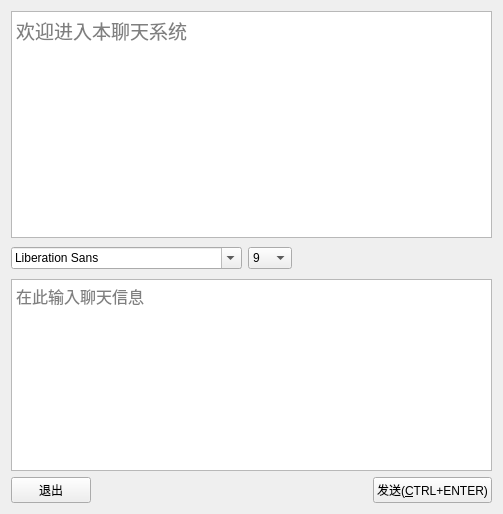
<?xml version="1.0" encoding="UTF-8"?>
<ui version="4.0">
 <class>Widget</class>
 <widget class="QWidget" name="Widget">
  <property name="geometry">
   <rect>
    <x>0</x>
    <y>0</y>
    <width>404</width>
    <height>514</height>
   </rect>
  </property>
  <property name="baseSize">
   <size>
    <width>0</width>
    <height>0</height>
   </size>
  </property>
  <property name="windowTitle">
   <string>聊天机器人客户端</string>
  </property>
  <layout class="QGridLayout" name="gridLayout" rowstretch="10,0,0,0">
   <item row="0" column="0" colspan="3">
    <widget class="QTextBrowser" name="messageBrowser">
     <property name="baseSize">
      <size>
       <width>0</width>
       <height>0</height>
      </size>
     </property>
     <property name="font">
      <font>
       <family>Waree</family>
       <pointsize>14</pointsize>
       <weight>9</weight>
       <italic>false</italic>
       <bold>false</bold>
      </font>
     </property>
     <property name="styleSheet">
      <string notr="true">
font: 75 14pt &quot;Waree&quot;;
color: rgb(0, 0, 0);</string>
     </property>
     <property name="placeholderText">
      <string>欢迎进入本聊天系统</string>
     </property>
    </widget>
   </item>
   <item row="1" column="0" colspan="3">
    <layout class="QHBoxLayout" name="horizontalLayout">
     <item>
      <widget class="QFontComboBox" name="fontComboBox"/>
     </item>
     <item>
      <widget class="QComboBox" name="sizeComboBox">
       <property name="currentIndex">
        <number>0</number>
       </property>
       <item>
        <property name="text">
         <string>9</string>
        </property>
       </item>
       <item>
        <property name="text">
         <string>10</string>
        </property>
       </item>
       <item>
        <property name="text">
         <string>11</string>
        </property>
       </item>
       <item>
        <property name="text">
         <string>12</string>
        </property>
       </item>
       <item>
        <property name="text">
         <string>13</string>
        </property>
       </item>
       <item>
        <property name="text">
         <string>14</string>
        </property>
       </item>
       <item>
        <property name="text">
         <string>15</string>
        </property>
       </item>
       <item>
        <property name="text">
         <string>16</string>
        </property>
       </item>
       <item>
        <property name="text">
         <string>17</string>
        </property>
       </item>
       <item>
        <property name="text">
         <string>18</string>
        </property>
       </item>
       <item>
        <property name="text">
         <string>19</string>
        </property>
       </item>
       <item>
        <property name="text">
         <string>20</string>
        </property>
       </item>
       <item>
        <property name="text">
         <string>21</string>
        </property>
       </item>
       <item>
        <property name="text">
         <string>22</string>
        </property>
       </item>
      </widget>
     </item>
     <item>
      <spacer name="verticalSpacer">
       <property name="orientation">
        <enum>Qt::Vertical</enum>
       </property>
       <property name="sizeHint" stdset="0">
        <size>
         <width>20</width>
         <height>20</height>
        </size>
       </property>
      </spacer>
     </item>
     <item>
      <widget class="QToolButton" name="boldToolButton">
       <property name="toolTip">
        <string>加粗</string>
       </property>
       <property name="styleSheet">
        <string notr="true">border-image: url(:/myimages/09140032.png);</string>
       </property>
       <property name="text">
        <string/>
       </property>
       <property name="iconSize">
        <size>
         <width>22</width>
         <height>22</height>
        </size>
       </property>
       <property name="checkable">
        <bool>true</bool>
       </property>
       <property name="autoRaise">
        <bool>true</bool>
       </property>
      </widget>
     </item>
     <item>
      <widget class="QToolButton" name="italicToolButton">
       <property name="toolTip">
        <string>倾斜</string>
       </property>
       <property name="styleSheet">
        <string notr="true">border-image: url(:/myimages/464-font.png);
border-image: url(:/myimages/ico.ooopic.com.png);</string>
       </property>
       <property name="text">
        <string/>
       </property>
       <property name="iconSize">
        <size>
         <width>22</width>
         <height>22</height>
        </size>
       </property>
       <property name="checkable">
        <bool>true</bool>
       </property>
       <property name="autoRaise">
        <bool>true</bool>
       </property>
      </widget>
     </item>
     <item>
      <widget class="QToolButton" name="underlineToolButton">
       <property name="toolTip">
        <string>下划线</string>
       </property>
       <property name="styleSheet">
        <string notr="true">border-image: url(:/myimages/clear.png);
border-image: url(:/myimages/underline.png);</string>
       </property>
       <property name="text">
        <string/>
       </property>
       <property name="iconSize">
        <size>
         <width>22</width>
         <height>22</height>
        </size>
       </property>
       <property name="checkable">
        <bool>true</bool>
       </property>
       <property name="autoRaise">
        <bool>true</bool>
       </property>
      </widget>
     </item>
     <item>
      <widget class="QToolButton" name="colorToolButton">
       <property name="toolTip">
        <string>更改字体颜色</string>
       </property>
       <property name="styleSheet">
        <string notr="true">border-image: url(:/myimages/ico.ooopic.com.png);
border-image: url(:/myimages/464-font.png);</string>
       </property>
       <property name="text">
        <string/>
       </property>
       <property name="iconSize">
        <size>
         <width>22</width>
         <height>22</height>
        </size>
       </property>
       <property name="autoRaise">
        <bool>true</bool>
       </property>
      </widget>
     </item>
     <item>
      <widget class="QToolButton" name="clearToolButton">
       <property name="toolTip">
        <string>清空聊天记录</string>
       </property>
       <property name="styleSheet">
        <string notr="true">border-image: url(:/myimages/underline.png);
border-image: url(:/myimages/clear.png);</string>
       </property>
       <property name="text">
        <string/>
       </property>
       <property name="iconSize">
        <size>
         <width>22</width>
         <height>22</height>
        </size>
       </property>
       <property name="autoRaise">
        <bool>true</bool>
       </property>
      </widget>
     </item>
    </layout>
   </item>
   <item row="2" column="0" colspan="3">
    <widget class="QTextEdit" name="messageTextEdit">
     <property name="font">
      <font>
       <pointsize>12</pointsize>
      </font>
     </property>
     <property name="styleSheet">
      <string notr="true"/>
     </property>
     <property name="placeholderText">
      <string>在此输入聊天信息</string>
     </property>
    </widget>
   </item>
   <item row="3" column="2">
    <widget class="QPushButton" name="sendButton">
     <property name="text">
      <string>发送(&amp;CTRL+ENTER)</string>
     </property>
     <property name="shortcut">
      <string>Ctrl+Return</string>
     </property>
    </widget>
   </item>
   <item row="3" column="0">
    <widget class="QPushButton" name="exitButton">
     <property name="text">
      <string>退出</string>
     </property>
    </widget>
   </item>
   <item row="3" column="1">
    <spacer name="horizontalSpacer">
     <property name="orientation">
      <enum>Qt::Horizontal</enum>
     </property>
     <property name="sizeHint" stdset="0">
      <size>
       <width>40</width>
       <height>20</height>
      </size>
     </property>
    </spacer>
   </item>
  </layout>
 </widget>
 <layoutdefault spacing="6" margin="11"/>
 <resources/>
 <connections/>
</ui>
